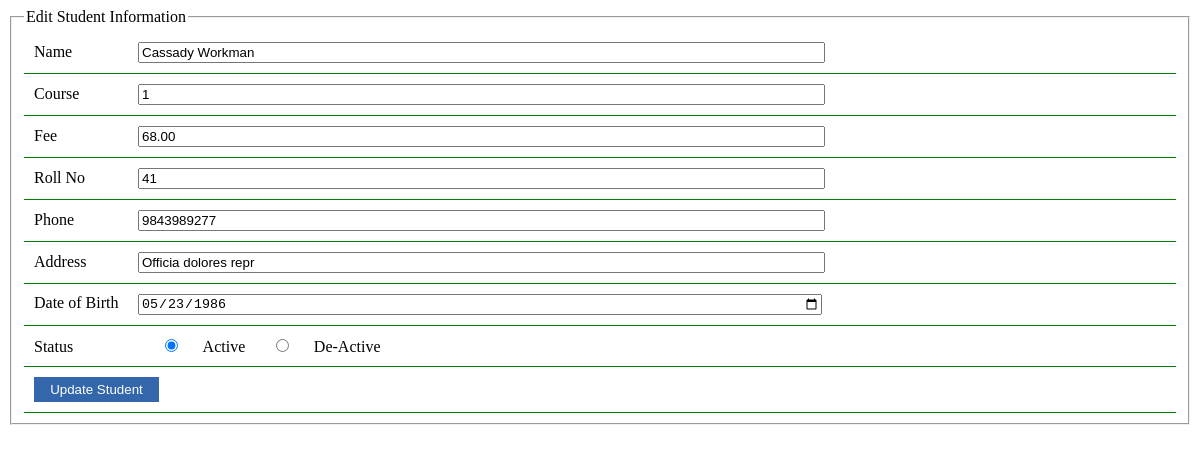
/q33/33editStudent.php?edtid=9, run on the app's committed database.
### tables this page shows
CREATE TABLE `students` (
  `id` int(11) NOT NULL,
  `name` varchar(255) NOT NULL,
  `course_id` int(11) NOT NULL,
  `fee` decimal(10,2) NOT NULL,
  `rollno` int(11) NOT NULL,
  `phone` varchar(10) NOT NULL,
  `address` text DEFAULT NULL,
  `dob` date NOT NULL,
  `status` tinyint(1) NOT NULL DEFAULT 0,
  `created_at` datetime DEFAULT current_timestamp(),
  `updated_at` datetime DEFAULT NULL ON UPDATE current_timestamp()
);

### q33/33function.php (called while the page is built, shortened)
<?php
function getStudentById($id){
    try {
        $connect = new mysqli('localhost','root','','q33');
        $sql = "select * from students where id=$id";
        $result = $connect->query($sql);
        if ($result->num_rows == 1) {
            $record= $result->fetch_assoc();
            return $record;
        }
        return false;
    } catch (\Throwable $th) {
       die('Error: ' . $th->getMessage());
    }
}

### q33/33editstudent.php (the view, shortened to what this page needs)
<?php
require_once '33function.php';
if (isset($_GET['edtid']) && is_numeric($_GET['edtid'])) {
    $record = getStudentById($_GET['edtid']);
}
?>
<!DOCTYPE html>
<html lang="en">
<head>
</head>
<body>
 <form action="" method="post" enctype="multipart/form-data">
    <fieldset>
        <legend>Edit Student Information</legend>
        <div class="form-group">
            <label for="name">Name</label>
            <input type="text" name="name" class="form-control" value="<?php echo $record['name'] ?>">
        </div>
        <div class="form-group">
            <label for="course_id">Course</label>
            <input type="number" name="course_id" class="form-control" value="<?php echo $record['course_id'] ?>">
        </div>
        <div class="form-group">
            <label for="fee">Fee</label>
            <input type="number" name="fee" class="form-control" value="<?php echo $record['fee'] ?>">
        </div>
        <div class="form-group">
            <label for="rollno">Roll No</label>
            <input type="text" name="rollno" class="form-control" value="<?php echo $record['rollno'] ?>">
        </div>
        <div class="form-group">
            <label for="phone">Phone</label>
            <input type="text" name="phone" class="form-control" value="<?php echo $record['phone'] ?>">
        </div>
        <div class="form-group">
            <label for="address">Address</label>
            <input type="text" name="address" class="form-control" value="<?php echo $record['address'] ?>">
        </div>
        <div class="form-group">
            <label for="dob">Date of Birth</label>
            <input type="date" name="dob" class="form-control" value="<?php echo $record['dob'] ?>">
        </div>
        <div class="form-group">
            <label for="status">Status</label>
            <?php if ($record['status'] == 1) { ?>
                <input type="radio" name="status" value="1" class="form-control" checked>Active
                <input type="radio" name="status" value="0" class="form-control" >De-Active
            <?php } else { ?>
                <input type="radio" name="status" value="1" class="form-control">Active
                <input type="radio" name="status" value="0" class="form-control" checked>De-Active
            <?php } ?>
        </div>
        <div class="form-group">
            <input type="submit" name="save" value="Update Student" class="form-control">
        </div>
    </fieldset>
 </form>
</body>
</html>

### q33/33editstudent.php (style rules this page uses)
.form-group { border-bottom: 1px solid green; padding:10px; }
.form-group label { display:inline-block; width:100px; }
.form-group input { width: 60%; }
.form-group input[type=radio] { width: 5%; }
.form-group input[type=submit] { width:125px; height:25px; border:none; background:#3366aa; color:white; }

### data on the page
students: name "Cassady Workman", course_id "1", fee "68.00", rollno "41", phone "9843989277", address "Officia dolores repr", dob "05/23/1986"
